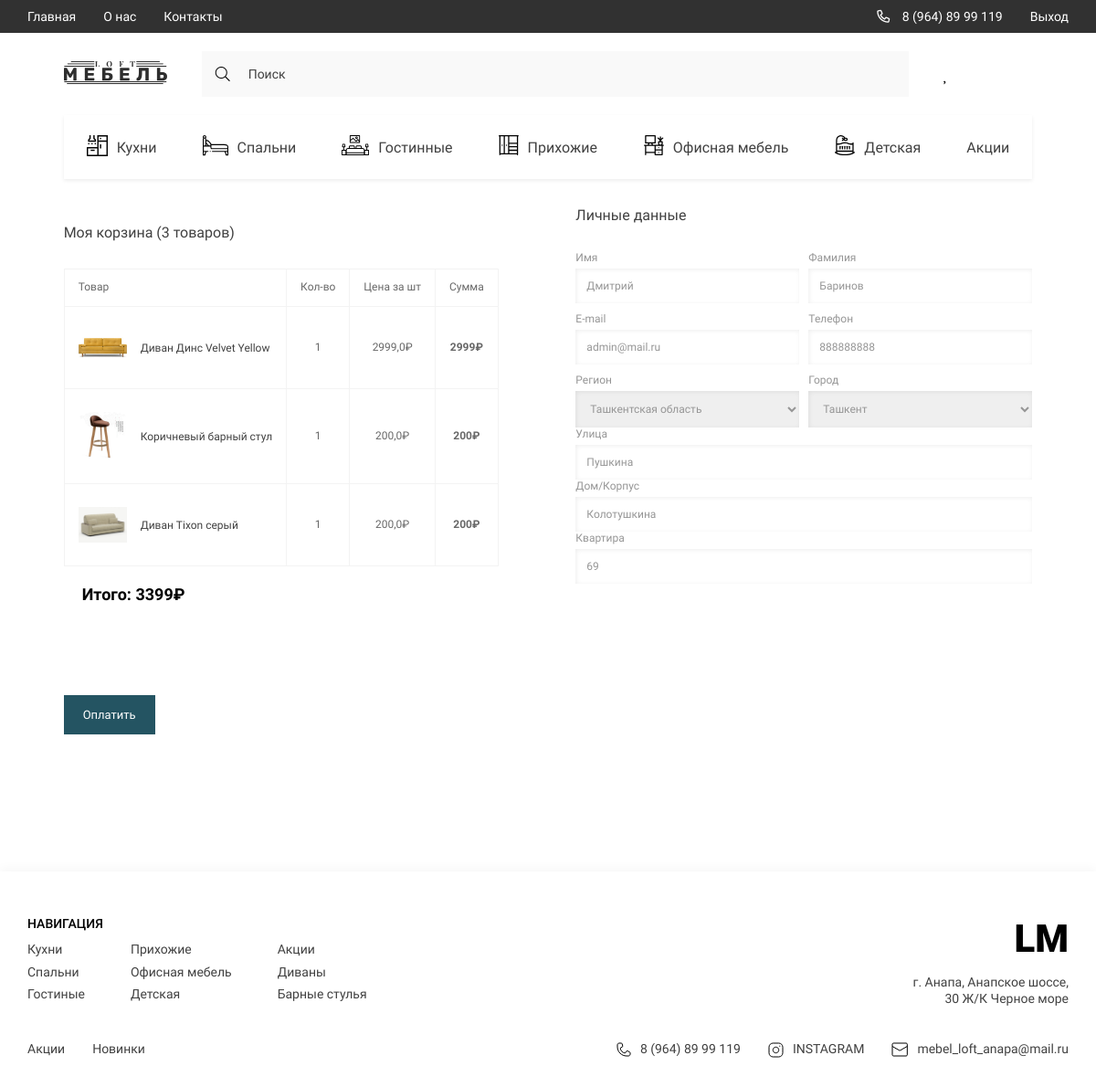
The page /checkout/ (signed in) on the database as committed earlier.
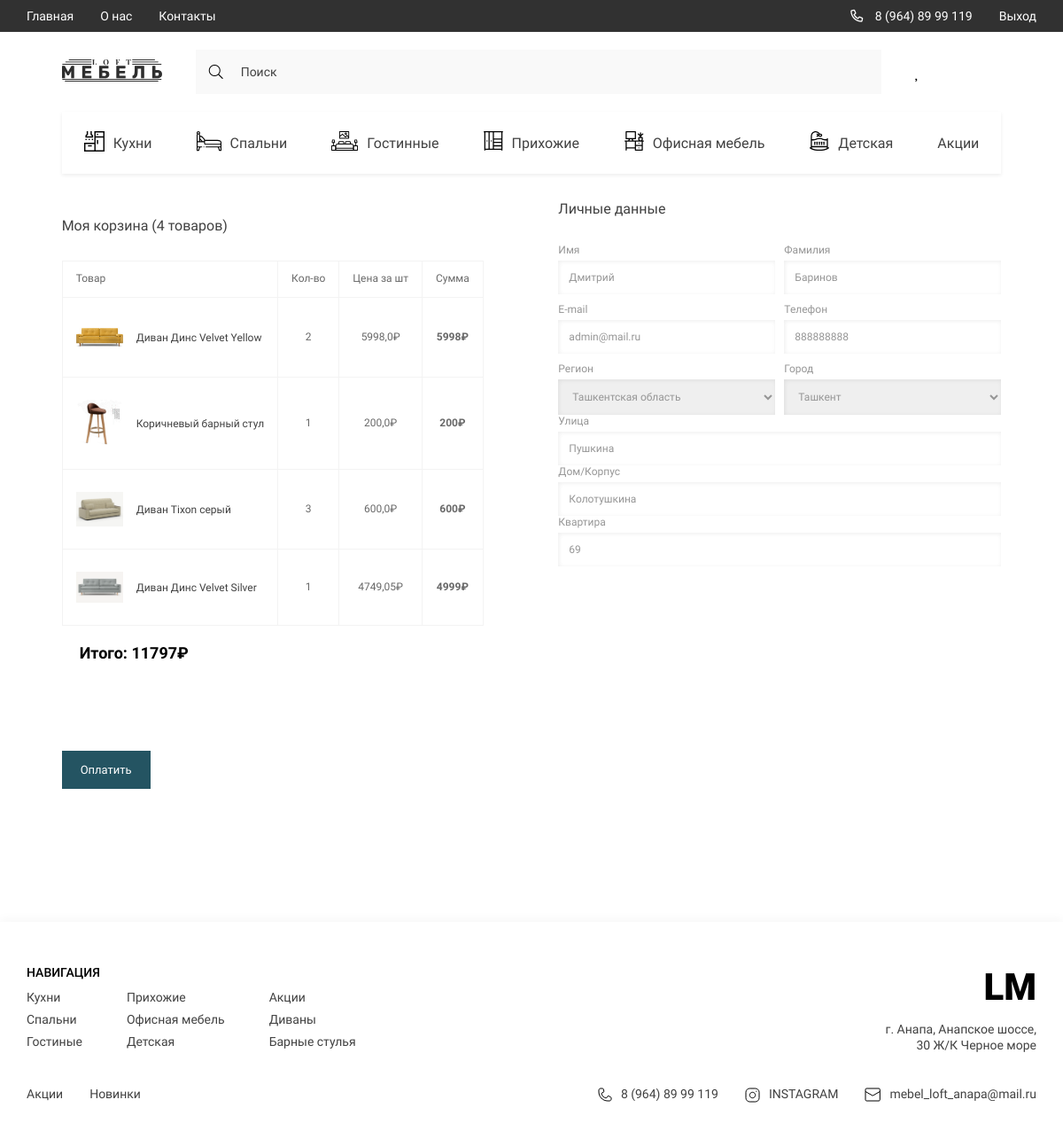
The same page on the database as committed later.
### LOFT/models.py (models this page shows, shortened)
class BasketItem(models.Model):
    basket = models.ForeignKey(Basket, on_delete=models.CASCADE, verbose_name='Корзина', related_name='basket_items')
    prod = models.ForeignKey(Prod, on_delete=models.CASCADE, verbose_name='Товар', related_name='basket_items')
    quantity = models.IntegerField(default=0, verbose_name='Количество')
    added_at = models.DateTimeField(auto_now_add=True, verbose_name='Дата добавления')
    updated_at = models.DateTimeField(auto_now=True, verbose_name='Дата изменения')
    @property
    def discounted_price(self):
        return self.prod.price * (1 - self.prod.discount / 100) * self.quantity
    @property
    def products_total_price(self):
        return self.quantity * self.prod.price
    class Meta:
        verbose_name = 'Товар в корзине'
        verbose_name_plural = 'Товары в корзинах'

class Prod(models.Model):
    title = models.CharField(max_length=100, verbose_name='Название модели')
    slug = models.SlugField(unique=True, verbose_name='Слаг модели')
    prod_model = models.ForeignKey('ProdModel', on_delete=models.CASCADE, verbose_name='Модель товара', related_name='prods', null=True, blank=True)
    description = models.CharField(max_length=350, verbose_name='Краткое описание')
    quantity = models.IntegerField(default=15, verbose_name='Количество')
    price = models.IntegerField(default=200, verbose_name='Цена')
    discount = models.IntegerField(default=0, verbose_name='Скидка')
    height = models.IntegerField(default=100, verbose_name='Высота')
    width = models.IntegerField(default=100, verbose_name='Ширина')
    length = models.IntegerField(default=100, verbose_name='Длина')
    color_name = models.CharField(max_length=50, default='Чёрный', verbose_name='Название цвета')
    color_code = models.CharField(max_length=10, default='#000000', verbose_name='Код цвета')
    category = models.ForeignKey(Cat, on_delete=models.CASCADE, verbose_name='Категория', related_name='products')
    created_at = models.DateTimeField(auto_now_add=True, verbose_name='Дата добавления')
    updated_at = models.DateTimeField(auto_now=True, verbose_name='Дата изменения')
    class Meta:
        verbose_name = 'Товар'
        verbose_name_plural = 'Товаров'

class ProdPhoto(models.Model):
    prod = models.ForeignKey(Prod, verbose_name='Фото товара', on_delete=models.CASCADE, related_name='prod_photo')
    image = models.ImageField(upload_to='products/', verbose_name='Фото товара')
    class Meta:
        verbose_name = 'Фото товара'
        verbose_name_plural = 'Фото товаров'

class Cat(models.Model):
    title = models.CharField(max_length=100, verbose_name='Название категории')
    slug = models.SlugField(unique=True, verbose_name='Слаг категории')
    parent = models.ForeignKey('self', null=True, blank=True, on_delete=models.CASCADE, verbose_name='Родитель',
                               related_name='subcats')
    def get_absolute_url(self):
        return reverse('category', kwargs={'slug': self.slug})
    class Meta:
        verbose_name = 'Категорию'
        verbose_name_plural = 'Категории'

### LOFT/views.py (the view)
# urls.py: path('checkout/', checkout_view, name='checkout'),
@login_required(login_url='login')
def checkout_view(request):
    basket = BasketAuthCustomer(request)
    basket_info = basket.get_basket_info()
    if basket_info['basket_products']:
        context = basket_info
        regions = Region.objects.all()
        dict_city = {reg.pk: [[city.name, city.pk] for city in reg.cities.all()] for reg in regions}
        context['regions'] = regions
        context['title'] = 'Оформление заказа'
        context['form'] = ShippingForm()
        context['dict_city'] = dict_city
        context['categories'] = Cat.objects.all()
        return render(request, 'checkout.html', context)
    else:
        return redirect('main')

### LOFT/forms.py (shortened to what this page needs)
class ShippingForm(forms.ModelForm):
    class Meta:
        model = Shipping
        fields = ('phone', 'region', 'city', 'street', 'home', 'flat')
        widgets = {
            'phone': forms.TextInput(attrs={'class': 'form-control'}),
            'region': forms.Select(attrs={'class': 'form-control'}),
            'city': forms.Select(attrs={'class': 'form-control'}),
            'street': forms.TextInput(attrs={'class': 'form-control'}),
            'home': forms.TextInput(attrs={'class': 'form-control'}),
            'flat': forms.TextInput(attrs={'class': 'form-control'}),
        }

### LOFT/models.py (called while the page is built)
    @property
    def total_price(self):
        return sum(prod.products_total_price for prod in self.basket_items.all())

### LOFT/utils.py (called while the page is built)
    def get_basket_info(self):
        customer = self.user.customer
        basket, created = Basket.objects.get_or_create(user=customer)
        basket_products = basket.basket_items.all()
        return {
            'customer': customer,
            'basket': basket,
            'basket_products': basket_products,
            'basket_price': basket.total_price,
            'quantity_products': basket.basket_items.count()
        }

### LOFT/templates/checkout.html (shortened to what the changed rows need)
{% extends "base.html" %}
{% load static %}
{% block content %}
<div class="profile">
    <div class="container">
        <div class="profile__content">
            <div class="profile__orders">
                <h2 class="profile__title">Моя корзина ({{ basket_products|length }} товаров)</h2>
                <table class="profile__table">
                    <tr>
                    </tr>
                    {% for product in basket_products %}
                        <tr>
                            <td colspan="3" class="profile__title-adaptive">
                                <div class="tabel__item">
                                    <img src="{{ product.prod.prod_photo.first.image.url }}" alt="img">
                                    <span>{{ product.prod.title }}</span>
                                </div>
                            </td>
                            <td class="profile__tabel-data">{{ product.quantity }}</td>
                            <td class="profile__tabel-data">{{ product.discounted_price }}₽</td>
                            <td class="profile__tabel-data"><strong>{{ product.products_total_price }}₽</strong></td>
                        </tr>
                    {% empty %}
                        <tr><td colspan="6">Нет товаров в корзине</td></tr>
                    {% endfor %}
                </table>
                <div class="checkout__total">
                    Итого: <span>{{ basket_price }}₽</span>
                </div>
            </div>
            <form method="post" action="{% url 'create_checkout_session' %}" class="profile__form">
                <h2 class="profile__title">Личные данные</h2>
                <div class="profile__form-grid">
                    <div class="input__title">
                        <h2>Имя</h2>
                    </div>
                    <div class="input__title">
                        <h2>Фамилия</h2>
                    </div>
                    <div class="input__title">
                        <h2>E-mail</h2>
                    </div>
                    <div class="input__title">
                        <h2>Телефон</h2>
                    </div>
<div class="input__title">
    <h2>Регион</h2>
</div>
<div class="input__title">
    <h2>Город</h2>
</div>
                    </div>
                    <div class="input__title _span-two">
                        <h2>Улица</h2>
                    </div>
                    <div class="input__title">
                        <h2>Дом/Корпус</h2>
                    </div>
                    <div class="input__title">
                        <h2>Квартира</h2>
                    </div>
                </div>
        </div>
    </div>
</div>
{% endblock %}

### LOFT/templates/components/_footer.html
{% load static %}
<footer class="footer">
            <div class="container">
                <div class="footer__content">
                    <div class="footer__navigate">
                        <div class="footer__navigate-part">
                            <h2 class="footer__navigate-title">НАВИГАЦИЯ</h2>
                            <div class="footer__navigate-lists">
                                <ul class="footer__navigate-list">
                                    {% for category in categories|slice:":3" %}
                                    <li><a href="{{ category.get_absolute_url }}" class="footer__navigate-links">{{ category.title }}</a></li>
                                    {% endfor %}
                                </ul>
                                <ul class="footer__navigate-list">
                                    {% for category in categories|slice:"3:6" %}
                                    <li><a href="{{ category.get_absolute_url }}" class="footer__navigate-links">{{ category.title }}</a></li>
                                    {% endfor %}
                                </ul>
                                <ul class="footer__navigate-list">
                                   {% for category in categories|slice:"6:9" %}
                                    <li><a href="{{ category.get_absolute_url }}" class="footer__navigate-links">{{ category.title }}</a></li>
                                    {% endfor %}
                                </ul>
                            </div>
                        </div>
                        <div class="footer__navigate-part _right">
                            <a href="{% url 'main' %}" class="footer__logo">LM</a>
                            <p class="footer__adress">г. Анапа, Анапское шоссе, 30 Ж/К Черное море</p>
                        </div>
                    </div>
                    <div class="footer__social">
                        <ul class="footer__navigate-list _short">
                            <li><a href="{% url 'category' slug='akcii' %}" class="footer__navigate-links">Акции</a></li>
                            <li><a href="{% url 'main' %}" class="footer__navigate-links">Новинки</a></li>
                        </ul>
                        <ul class="footer__social-list">
                            <li>
                                <a href="tel:89648999119" class="footer__social-links">
                                    <img src="{% static 'assets/icons/phone.svg' %}" alt="phone">
                                    8 (964) 89 99 119
                                </a>
                            </li>
                            <li>
                                <a href="https://www.instagram.com/" target="_blank" class="footer__social-links">
                                    <img src="{% static 'assets/icons/inst.svg' %}" alt="insta">
                                    INSTAGRAM
                                </a>
                            </li>
                            <li>
                                <a href="mailto:mebel_loft_anapa@mail.ru" target="_blank" class="footer__social-links">
                                    <img src="{% static 'assets/icons/mail.svg' %}" alt="mail">
                                    mebel_loft_anapa@mail.ru
                                </a>
                            </li>
                        </ul>
                    </div>
                </div>
            </div>
        </footer>

Rows that differ between the two databases and show on the page:
changed BasketItem "Диван Динс Velvet Yellow": quantity "1" → "2"; discounted_price "2999,0" → "5998,0"; products_total_price "2999" → "5998"
changed BasketItem "Диван Tixon серый": quantity "1" → "3"; discounted_price "200,0" → "600,0"; products_total_price "200" → "600"
added BasketItem: prod.prod_photo.first.image (picture), prod "Диван Динс Velvet Silver", quantity "1", discounted_price "4749,05", products_total_price "4999"
Other text that changed with them:
{{ basket_products|length }}: "3" → "4"
{{ basket_price }}: "3399" → "11797"
